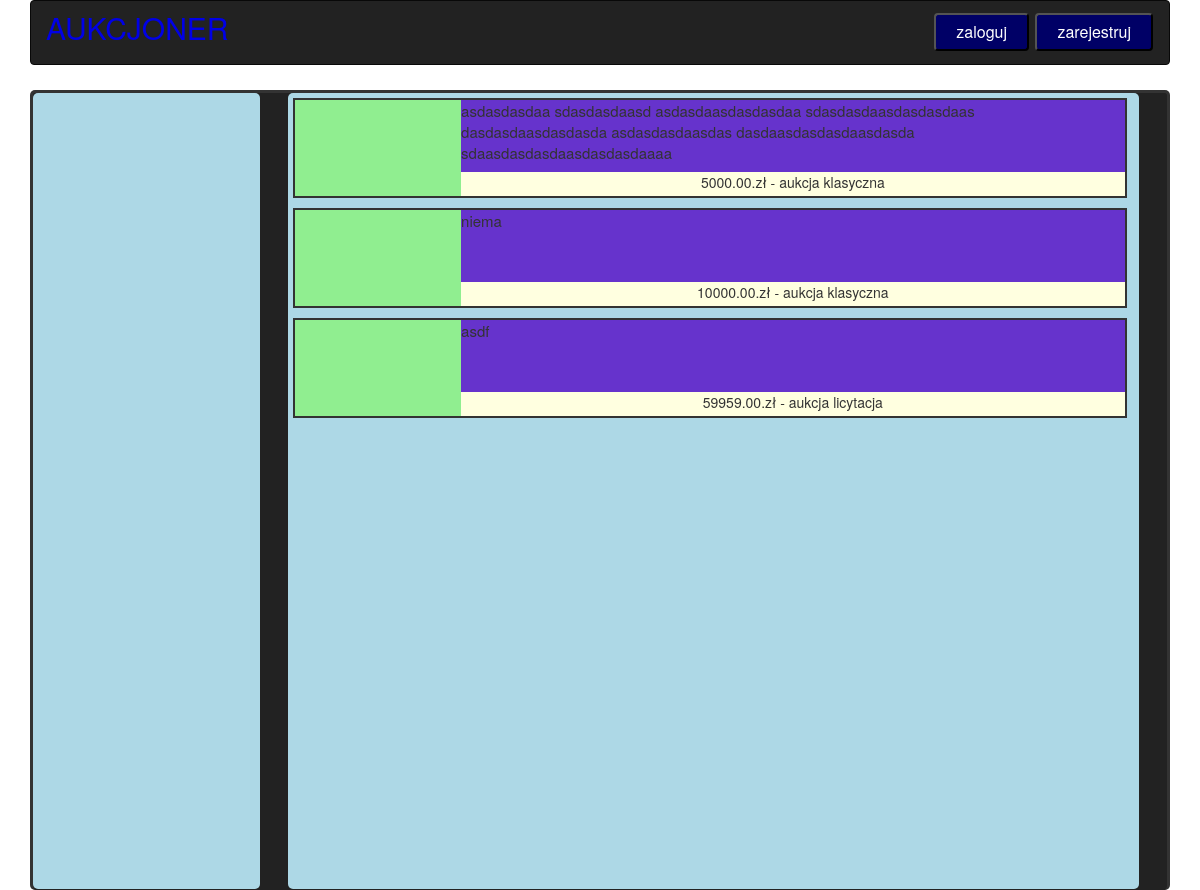
The page / on the database its author committed.
### tables this page shows
CREATE TABLE `auction` (
  `ID_AUK` int(20) NOT NULL,
  `ID_KUP` int(20) NOT NULL,
  `ID_SPRZ` int(20) NOT NULL,
  `typ` varchar(20) NOT NULL,
  `kategoria` varchar(20) NOT NULL,
  `data_zacz` date NOT NULL,
  `kr_op` varchar(150) NOT NULL,
  `dl_op` varchar(1200) NOT NULL,
  `cena` decimal(10,2) NOT NULL,
  `cena_pocz` decimal(10,2) NOT NULL
);

### Lista_panel.php (the view)
<?php
require_once "connect.php";
$connecting = @new mysqli($host, $db_user, $db_password, $db_name);
$sql = "SELECT * FROM `auction`";
$rezult = $connecting->query($sql);
if($rezult->num_rows == 0) echo"<script>document.write('BRAK WYNIKÓW')</script>";
else
{
  while($tab = mysqli_fetch_assoc($rezult))
      {
        echo"<div class='item' id='".$tab['ID_AUK']."'>";
        echo"<div id='img'></div>";
        echo"<div id='text'>".$tab['kr_op']."</div>";
        echo"<div id='cost'>".$tab['cena'].".zł - aukcja ".$tab["typ"]."</div>";
        echo"</div>";
      }
}
 ?>

### index.php (shortened to what this page needs)
<!DOCTYPE HTML>
<html lang="pl">
<head>
	<link rel="stylesheet" type="text/css" href="style.css" media="all">
	<link rel="stylesheet" href="https://maxcdn.bootstrapcdn.com/bootstrap/3.3.7/css/bootstrap.min.css">
</head>
<body>
<div class="container">
		<?php session_start();
		if(isset($_SESSION['log']))
			{
			}
		else
			{
				require_once('zaloguj_panele.php');
			}
		?>
		<div id="content" >
			<div id="kategorie"></div>
			<div id="lista">
					<?php require_once("lista_panel.php") ?>
			</div>
		</div>
</div>
</body>
</html>

### zaloguj_panele.php (shortened to what this page needs)
<div class="navbar navbar-inverse" id="log_nav">
     <div class="panel-heading">
       <h4 class="panel-title">
			<div id="menu">
			<div id="logo">AUKCJONER</div>
			<button type="button" class="button2 button" href="#collapse1" data-toggle="collapse">zaloguj</button>
			<button type="button" class="button2 button" href="#myModal" data-toggle="modal">zarejestruj</button>
			</div>
	</h4>
     </div>
   </div>

### style.css (style rules this page uses)
.button { border-radius:4px; color: white; padding: 8px 20px; text-align: center; text-decoration: none; display: inline-block; font-size: 16px; margin: 2px 1px; -webkit-transition-duration: 0.4s; transition-duration: 0.4s; cursor: pointer; }
.button2 { background-color: #000066; color: white; font-weight: 500; }
#menu { text-align:right; }
#logo { float:left; font-size:30px; color: #0000e6; }
#content { background-color:#222; border-radius:5px; border-style:solid; margin-top:25px; padding-top:0px; border-bottom: 1px solid transparent; height: 800px; text-align:center; }
#kategorie { float:left; border-radius:5px; background-color:lightblue; width:20%; height: 100%; }
#lista { float:right; border-radius:5px; background-color:lightblue; width:75%; height: 100%; margin-right: 2.5%; }
.item { background-color: lightyellow; width:98%; height:100px; margin:5px; border: solid 2px; float: left; overflow: hidden; }
#img { background-color: lightgreen; width: 20%; height: 100%; float: left; }
#text { float: left; font-size: 15px; width: 80%; height: 75%; background-color: #6633CC; overflow: hidden; text-align: left; }
.panel-heading { padding:0px; }

### rows shown on the page
auction: kr_op "asdasdasdaa sdasdasdaasd asdasdaasdasdasdaa sdasdasdaasdasdasdaas dasdasdaasdasdasda asdasdasdaasdas dasdaasdasdasdaasdasda sdaasdasdasdaasdasdasdaaaa", cena "5000.00", typ "klasyczna"
auction: kr_op "niema", cena "10000.00", typ "klasyczna"
auction: kr_op "asdf", cena "59959.00", typ "licytacja"
